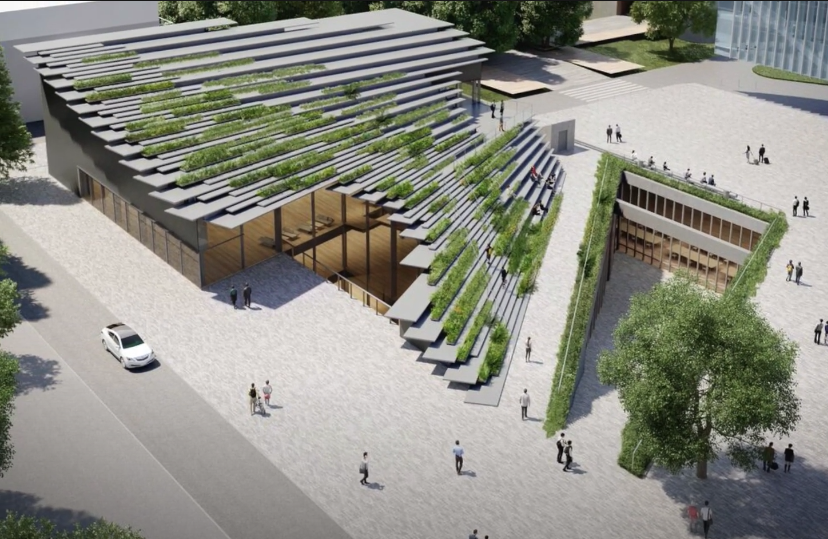
#> input picture Database/Else/PLAZA/PLAZA.png, 828 x 539 px, found by its file name
$ jupyter execute --allow-errors HIST.ipynb
#> lines starting #> are read from the running program, lines starting #| are printed output that depends on the picture
[cell 1]
import cv2
import numpy as np
import matplotlib.pyplot as plt

#读入灰度图像并显示（imread用0参数）
img = cv2.imread('./PLAZA/PLAZA.png')
#> img is the input picture: shape (539, 828, 3); mean B, G, R 133.1, 142.2, 141.8
plt.imshow(cv2.cvtColor(img, cv2.COLOR_BGR2RGB))
plt.show()

[cell 2]
color = ['blue','springgreen','red']  #稍微调整显示颜色，提高可视化效果
for i in [0,1,2]:
    hist = cv2.calcHist([img],[i], None, [256], [0.0,255.0])   #彩色图有三个通道，通道b:0,g:1,r:2
    plt.plot(hist, color[i])
    plt.title('Histrogram of Color image')
plt.show()
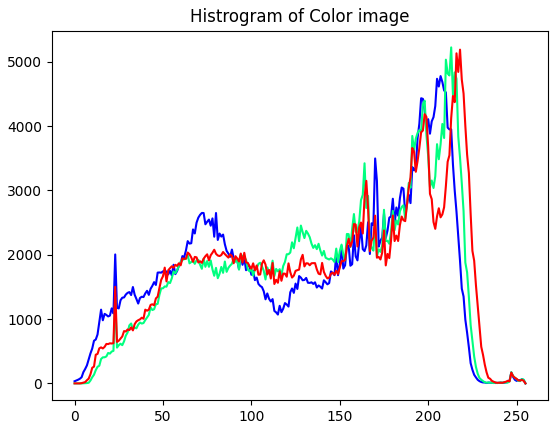
#> figure drawn by matplotlib, 1 panel; curve peaks at x = 207, y = 4776; curve peaks at x = 213, y = 5222; curve peaks at x = 218, y = 5187
